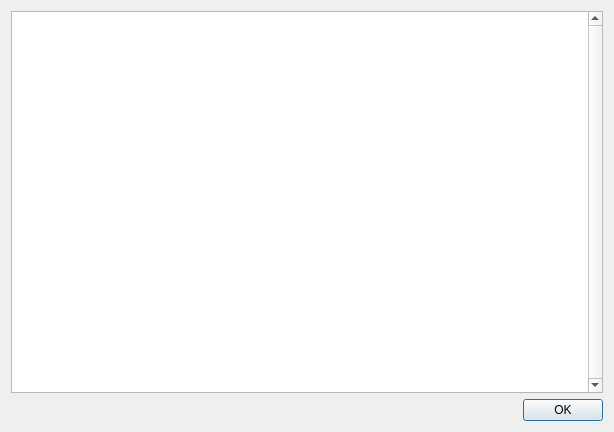
<?xml version="1.0" encoding="UTF-8"?>
<ui version="4.0">
 <class>LicenseDialog</class>
 <widget class="QDialog" name="LicenseDialog">
  <property name="geometry">
   <rect>
    <x>0</x>
    <y>0</y>
    <width>614</width>
    <height>432</height>
   </rect>
  </property>
  <property name="windowTitle">
   <string>License information (ESC to Exit)</string>
  </property>
  <layout class="QVBoxLayout" name="verticalLayout_2">
   <item>
    <layout class="QVBoxLayout" name="verticalLayout">
     <item>
      <widget class="QPlainTextEdit" name="textEdit">
       <property name="autoFillBackground">
        <bool>false</bool>
       </property>
       <property name="verticalScrollBarPolicy">
        <enum>Qt::ScrollBarAlwaysOn</enum>
       </property>
       <property name="readOnly">
        <bool>true</bool>
       </property>
      </widget>
     </item>
     <item>
      <widget class="QDialogButtonBox" name="buttonBox">
       <property name="orientation">
        <enum>Qt::Horizontal</enum>
       </property>
       <property name="standardButtons">
        <set>QDialogButtonBox::Ok</set>
       </property>
      </widget>
     </item>
    </layout>
   </item>
  </layout>
 </widget>
 <resources/>
 <connections>
  <connection>
   <sender>buttonBox</sender>
   <signal>accepted()</signal>
   <receiver>LicenseDialog</receiver>
   <slot>accept()</slot>
   <hints>
    <hint type="sourcelabel">
     <x>248</x>
     <y>254</y>
    </hint>
    <hint type="destinationlabel">
     <x>157</x>
     <y>274</y>
    </hint>
   </hints>
  </connection>
  <connection>
   <sender>buttonBox</sender>
   <signal>rejected()</signal>
   <receiver>LicenseDialog</receiver>
   <slot>reject()</slot>
   <hints>
    <hint type="sourcelabel">
     <x>316</x>
     <y>260</y>
    </hint>
    <hint type="destinationlabel">
     <x>286</x>
     <y>274</y>
    </hint>
   </hints>
  </connection>
 </connections>
</ui>
